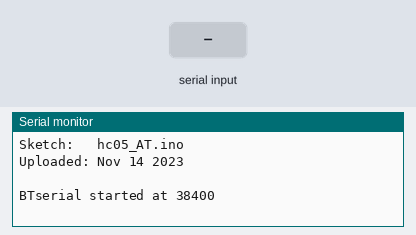
The sketch below on a simulated Arduino Uno, built with avr-gcc and run on an emulated ATmega328P. On the bench: the last lines printed to the serial monitor. The test bench sets the inputs (shaded band).

Above: at 1.2 s.
1.3 s: "1\n" received over Serial
At 1.6 s:
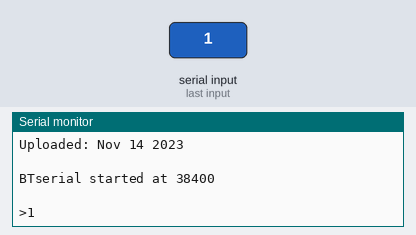
2.8 s: "1\n" received over the second serial link
At 3.9 s:
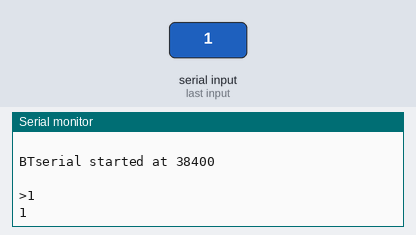
4.3 s: byte 10 (10) received over Serial
At 5.1 s:
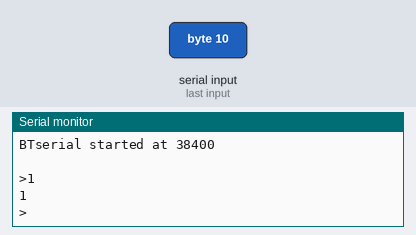
5.8 s: "0\n" received over Serial
At 6.3 s:
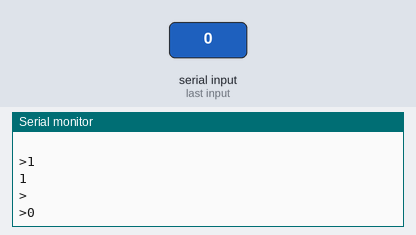
7.3 s: "0\n" received over the second serial link
At 8.6 s:
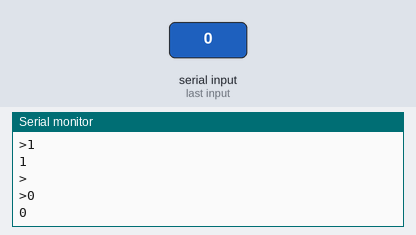

The sketch:

hc05_AT.ino
```cpp
// Source: http://www.martyncurrey.com/arduino-with-hc-05-bluetooth-module-in-slave-mode/
// Sketch: basicSerialWithNL_001
//
//  Uses hardware serial to talk to the host computer and software serial
//  for communication with the Bluetooth module
//  Intended for Bluetooth devices that require line end characters "\r\n"
//
//  Pins
//  Arduino 5V out TO BT VCC
//  Arduino GND to BT GND
//  Arduino D9 to BT RX through a voltage divider
//  Arduino D8 BT TX (no need voltage divider)
//
//  When a command is entered in the serial monitor on the computer
//  the Arduino will relay it to the bluetooth module and display the result.
//


#include <SoftwareSerial.h>
SoftwareSerial BTserial(3, 2); // RX | TX

const long baudRate = 38400;
char c=' ';
boolean NL = true;

void setup()
{
    Serial.begin(9600);
    Serial.print("Sketch:   ");   Serial.println(__FILE__);
    Serial.print("Uploaded: ");   Serial.println(__DATE__);
    Serial.println(" ");

    BTserial.begin(baudRate);
    Serial.print("BTserial started at "); Serial.println(baudRate);
    Serial.println(" ");
}

void loop()
{

    // Read from the Bluetooth module and send to the Arduino Serial Monitor
    if (BTserial.available())
    {
        c = BTserial.read();
        Serial.write(c);
    }


    // Read from the Serial Monitor and send to the Bluetooth module
    if (Serial.available())
    {
        c = Serial.read();
        BTserial.write(c);

        // Echo the user input to the main window. The ">" character indicates the user entered text.
        if (NL) { Serial.print(">");  NL = false; }
        Serial.write(c);
        if (c==10) { NL = true; }
    }

}
```

Measured:
- after the input at 1.3 s, the serial monitor: prints a new line at once (image 1)
- after the input at 2.8 s, the serial monitor: prints a new line at once (image 2)
- after the input at 4.3 s, the serial monitor: prints a new line at once (image 3)
- after the input at 5.8 s, the serial monitor: prints a new line at once (image 4)
- after the input at 7.3 s, the serial monitor: prints a new line at once (image 5)
